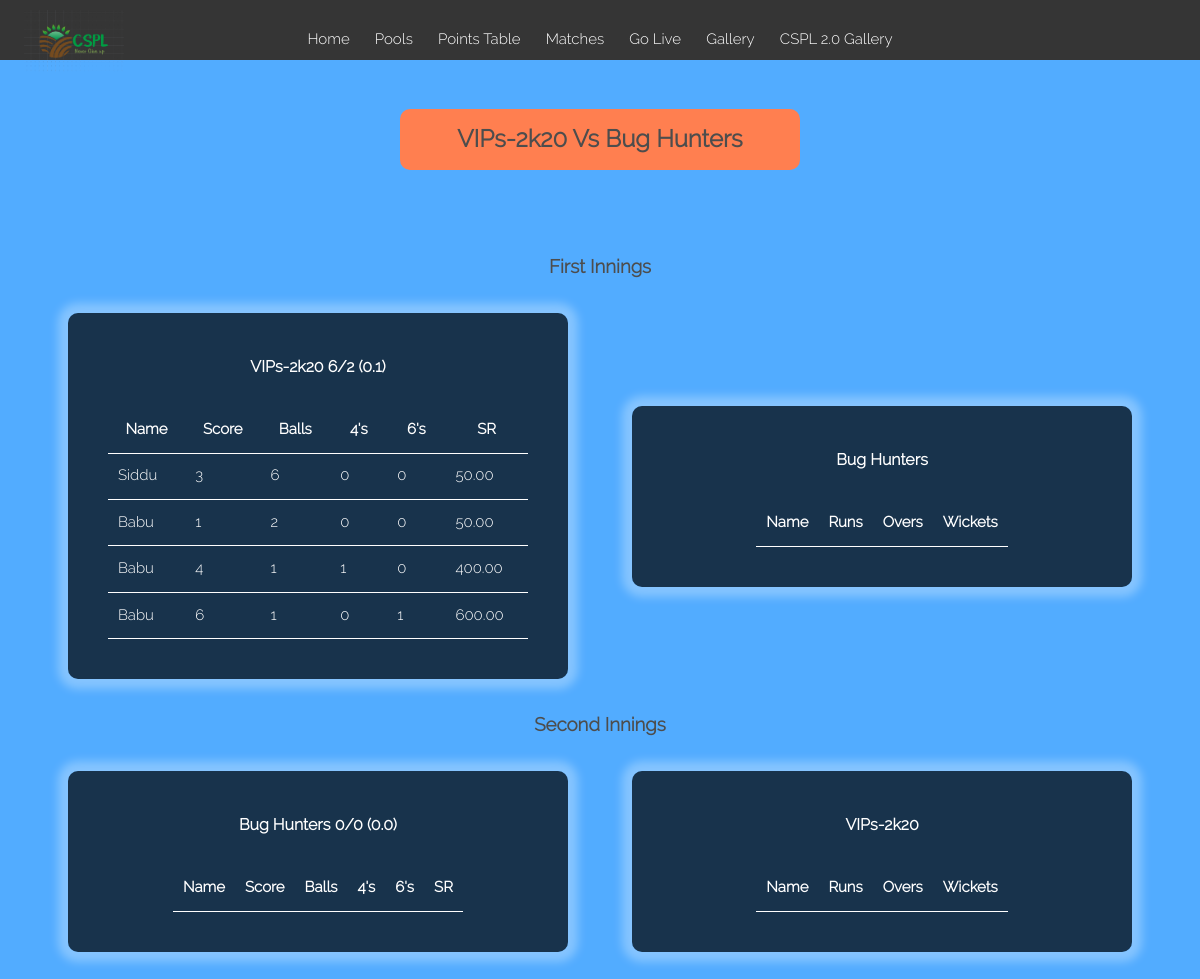
Page /CSPL/score.php on the committed database.
### tables this page shows
CREATE TABLE `matches` (
  `id` int(11) NOT NULL,
  `t1` varchar(30) NOT NULL,
  `t2` varchar(30) NOT NULL,
  `status` tinyint(4) NOT NULL DEFAULT 1,
  `t1s` varchar(8) NOT NULL DEFAULT '0,0',
  `t2s` varchar(8) NOT NULL DEFAULT '0,0',
  `changed` varchar(2) NOT NULL DEFAULT '0',
  `t1e` int(11) NOT NULL DEFAULT 0,
  `t22` int(11) NOT NULL DEFAULT 0
);

CREATE TABLE `scorecard` (
  `mid` int(11) NOT NULL,
  `tid` int(11) NOT NULL,
  `pid` int(11) NOT NULL,
  `name` varchar(20) NOT NULL,
  `score` varchar(15) NOT NULL,
  `state` enum('bowling','batting') NOT NULL,
  `innings` varchar(1) NOT NULL,
  `id` int(11) NOT NULL
);

### CSPL/score.php (the view, shortened to what this page needs)
<!DOCTYPE html>
<html>
<head>
<link rel="stylesheet" type="text/css" href="style.css">
</head>
<body>
	<div id="header">
            <a href="index.php"><img src="logo.png" id="logo"></a>
			<a class="link" href="index.php">Home</a>
			<a class="link" href="index.php">Pools</a>
			<a class="link" href="index.php">Points Table</a>
			<a class="link" href="matches.php">Matches</a>
			<a class="link" href="score.php">Go Live</a>
			<a class="link" href="gallery/gallery.php">Gallery</a>
			<a class="link" href="gallery/gallery.php?season=2">CSPL 2.0 Gallery</a>
	</div>
	<br><br><br>
	<div id="pool" align="center"><br>
        <h2 id="title" style="background-color: coral;width: 400px;padding: 10px;border-radius: 10px;"></h2><br>
		<div>
			<div><br><br>
				<h3>First Innings</h3>
				<div align="center" class="cord">
					<?php
						$conn=mysqli_connect("localhost","root","","cspl3");
						$mid=-1;
						if($_GET['mid'])
						{
							if($res=mysqli_fetch_array(mysqli_query($conn,"SELECT id from matches where id='".$_GET['mid']."' and status!=1")))
                            {
								$mid=$res[0];
                            }
						}
						else if($res=mysqli_fetch_array(mysqli_query($conn,"SELECT id from matches where status=0")))
						{
							$mid=$res[0];
						}
						if($mid!=-1)
						{
							$title=mysqli_fetch_array(mysqli_query($conn,"SELECT t1,t2,changed,status from matches where id='$mid'"));
							$query="SELECT name,score,state,innings from scorecard where mid='$mid' and state='batting' and innings=1";
							$query2="SELECT name from teams where id in (select t1 from matches where id='$mid')";
							$teamName=mysqli_fetch_array(mysqli_query($conn,$query2));
                            $tscore=mysqli_fetch_array(mysqli_query($conn,"SELECT t1s from matches where id='$mid'"));
                            $wck=mysqli_fetch_array(mysqli_query($conn,"SELECT COUNT(name) from scorecard where mid='$mid' and state='batting' and innings=1"));
                            $tscore=explode(",",$tscore[0]);
							echo "<h4>".$teamName[0]."     ".$tscore[0]."/".((int)$wck[0]>2?(int)$wck[0]-2:0)."  (".((int)($tscore[1]/6)).".".((int)$tscore[1]%6).")</h4><br>";
							$res=mysqli_query($conn,$query);
							echo "<table>
									<tr>
										  <th>Name</th>
										  <th>Score</th>
										  <th>Balls</th>
										  <th>4's</th>
										  <th>6's</th>
										  <th>SR</th>
									<tr>";
							while($result=mysqli_fetch_array($res))
							{
								$split=explode(",",$result['score']);
								$score=$split[0];
								$balls=$split[1];
								$fours=$split[2];
								$sixes=$split[3];
								$sr=number_format(((float)$score/(float)$balls)*100,2,'.','');
								echo "<tr>
										<td>".$result['name']."</td>
									  	<td>".$score."</td>
									  	<td>".$balls."</td>
									  	<td>".$fours."</td>
									  	<td>".$sixes."</td>
									  	<td>".$sr."</td>
									  </tr>";
							}
							echo "</table>
					</div>
					<div align='center' class='cord'>";
							$conn=mysqli_connect("localhost","root","","cspl3");
							$query2="SELECT name from teams where id in (select t2 from matches where id='$mid')";
							$teamName=mysqli_fetch_array(mysqli_query($conn,$query2));
							echo "<h4>".$teamName[0]."</h4><br>";
							echo "<table>
									<tr>
										  <th>Name</th>
										  <th>Runs</th>
										  <th>Overs</th>
										  <th>Wickets</th>
									<tr>";
							echo "</table>
					</div>
				</div>
			</div>
			<div>
					<h3>Second Innings</h3>
					<div align='center' class='cord'>";
							$conn=mysqli_connect("localhost","root","","cspl3");
							$query2="SELECT name from teams where id in (select t2 from matches where id='$mid')";
							$teamName=mysqli_fetch_array(mysqli_query($conn,$query2));
							$tscore=mysqli_fetch_array(mysqli_query($conn,"SELECT t2s from matches where id='$mid'"));
                            $wck=mysqli_fetch_array(mysqli_query($conn,"SELECT COUNT(name) from scorecard where mid='$mid' and state='batting' and innings=2"));
                            $tscore=explode(",",$tscore[0]);
							echo "<h4>".$teamName[0]."     ".$tscore[0]."/".((int)$wck[0]>2?(int)$wck[0]-2:0)."  (".((int)($tscore[1]/6)).".".((int)$tscore[1]%6).")</h4><br>";
							echo "<table>
									<tr>
										  <th>Name</th>
										  <th>Score</th>
										  <th>Balls</th>
										  <th>4's</th>
										  <th>6's</th>
										  <th>SR</th>
									<tr>";
							echo "</table>
					</div>
					<div align='center' class='cord'>";
							$conn=mysqli_connect("localhost","root","","cspl3");
							$query2="SELECT name from teams where id in (select t1 from matches where id='$mid')";
							$teamName=mysqli_fetch_array(mysqli_query($conn,$query2));
							echo "<h4>".$teamName[0]."</h4><br>";
							echo "<table>
									<tr>
										  <th>Name</th>
										  <th>Runs</th>
										  <th>Overs</th>
										  <th>Wickets</th>
									<tr>";
							echo "</table>";
						}
						else
                        {
							echo "<p>Selected match scorecard isn't available</p><br>";
							if($_GET['mid'])
								echo "<h3><a href='score.php'>Go Live</a></h3>";
                        }
					?>
				</div>
			</div>
		</div>
</body>
</html>

### CSPL/gallery/css/style.css (style rules this page uses)
body { line-height: 1.7; color: #4d4d4d; font-weight: 300; font-size: 1rem; }
a { -webkit-transition: .3s all ease; -o-transition: .3s all ease; transition: .3s all ease; }

### CSPL/score.php (style rules this page uses)
* { margin:0; box-sizing:border-box; font-family: 'Raleway', sans-serif; box-sizing: border-box; object-fit: contain; }
body { background-color:#52ACFF; }
#header { font-size:20px; position:fixed; width:100%; text-align: center; text-align:center; color:white; background-color:#353535; top:0px; padding:20px; z-index:5; display:inline-block; height:60px; }
.link { display: inline-block; text-decoration: none; color: white; margin: 0 10px; border: 0px; background-color: transparent; font-size: 15px; cursor: pointer; }
a { text-decoration: none; color: white; }
.cord { padding: 40px; display: inline-block; vertical-align: middle; width: 500px; height: auto; align-items: center; background-color: rgba(0,0,0,0.7); border-radius: 10px; box-shadow: 0 0 10px 10px rgba(255,255,255,0.3); margin: 30px; color: white; }
td { width: 150px; }
table,td,th { font-size: 15px; padding: 10px; border-bottom:1px solid white; border-collapse: collapse; }
#logo { position: fixed; top:1%; left: 2%; width: 100px; height: auto; }

### rows in the picture
matches: t1s "6", $tscore[1]/6 "0", (int)$tscore[1]%6 "1", t2s "0", (int)$tscore[1]%6 "0"
scorecard: name "Siddu", score "3", score "6", score "0", score "50.00"
scorecard: name "Babu", score.t1 "1", score.t2 "2", score.changed "0", score.status "0", score.t2 "50.00"
scorecard: name "Babu", score "4", score.t1 "1", score.status "0", score.t1 "400.00"
scorecard: name "Babu", score "6", score.t1 "1", score.changed "0", score.t1 "600.00"

### other values in the picture
$teamName[0] "VIPs-2k20"
$teamName[0] "Bug Hunters"
